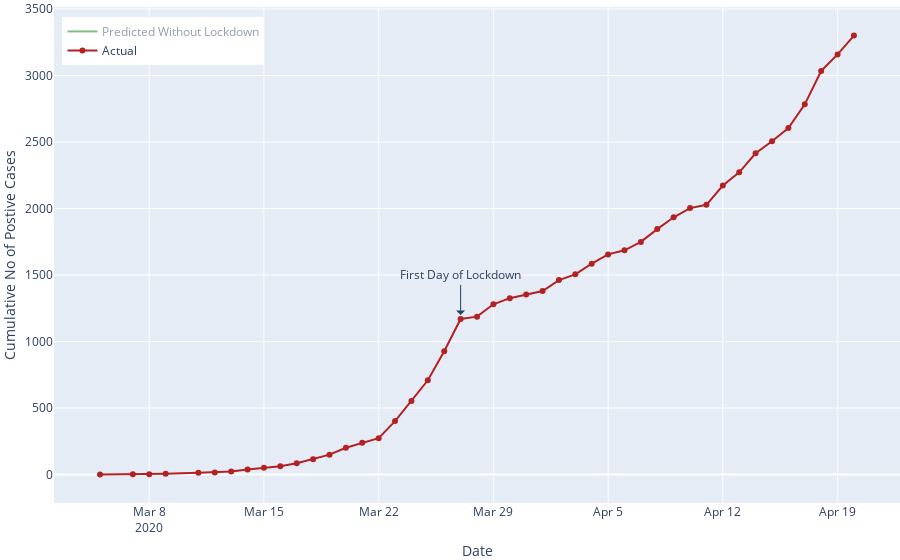

The notebook cell this image was saved under:
### Code cell
fig_daily_cum_confirm = go.Figure(layout = dict(xaxis_title="Date",
                                                yaxis_title="Cumulative No of Postive Cases",
                                                legend=dict(x=0.01, y=.98), xaxis=dict(fixedrange=True),
                                                yaxis=dict(fixedrange=True), hovermode='x'))

# Predict
fig_daily_cum_confirm.add_trace(go.Scatter(x=daily_cumulative_predict['date'], 
                                        y=daily_cumulative_predict['cumulative_cases'], hoverinfo='x+y', mode='lines', 
                                        marker=dict(color='green'), visible = 'legendonly')) # , name='Predicted'

# Actual
fig_daily_cum_confirm.add_trace(go.Scatter(x=daily_cumulative_confirmed['date'], 
                                           y=daily_cumulative_confirmed['cumulative_cases'], hoverinfo='x+y', mode='markers+lines', 
                                           marker=dict(color='firebrick'))) 

fig_daily_cum_confirm.update_layout(
    margin=empty_margin_dict,
    annotations=[
        dict(
            x=pd.to_datetime('2020-03-27', format='%Y/%m/%d'),
            y=1170,
            xref="x",
            yref="y",
            text="First Day of Lockdown",
            showarrow=True,
            arrowsize=1.5,
            arrowhead=1,
            yshift=4,
            ax=0,
            ay=-40
        )
    ],
)

fig_daily_cum_confirm.data[0].name = "Predicted Without Lockdown"
fig_daily_cum_confirm.data[1].name = "Actual"


fig_daily_cum_confirm.data[0].hovertemplate = '%{y}<extra></extra>'
fig_daily_cum_confirm.data[1].hovertemplate = '%{y}<extra></extra>'
fig_daily_cum_confirm.show(config = dict(displayModeBar=False))

### Figure 1 — Plotly figure (JSON) as saved in the notebook; plotly's stock layout.template omitted (floating-point values rounded to 4 significant figures)
{"data": [{"hoverinfo": "x+y", "hovertemplate": "%{y}<extra></extra>", "marker": {"color": "green"}, "mode": "lines", "name": "Predicted Without Lockdown", "type": "scatter", "visible": "legendonly", "x": ["2020-03-05T00:00:00", "2020-03-07T00:00:00", "2020-03-08T00:00:00", "2020-03-09T00:00:00", "2020-03-11T00:00:00", "2020-03-12T00:00:00", "2020-03-13T00:00:00", "2020-03-14T00:00:00", "2020-03-15T00:00:00", "2020-03-16T00:00:00", "2020-03-17T00:00:00", "2020-03-18T00:00:00", "2020-03-19T00:00:00", "2020-03-20T00:00:00", "2020-03-21T00:00:00", "2020-03-22T00:00:00", "2020-03-23T00:00:00", "2020-03-24T00:00:00", "2020-03-25T00:00:00", "2020-03-26T00:00:00", "2020-03-27T00:00:00", "2020-03-28T00:00:00", "2020-03-29T00:00:00", "2020-03-30T00:00:00", "2020-03-31T00:00:00", "2020-04-01T00:00:00", "2020-04-02T00:00:00", "2020-04-03T00:00:00", "2020-04-04T00:00:00", "2020-04-05T00:00:00", "2020-04-06T00:00:00", "2020-04-07T00:00:00", "2020-04-08T00:00:00", "2020-04-09T00:00:00", "2020-04-10T00:00:00", "2020-04-11T00:00:00", "2020-04-12T00:00:00", "2020-04-13T00:00:00", "2020-04-14T00:00:00", "2020-04-15T00:00:00", "2020-04-16T00:00:00", "2020-04-17T00:00:00", "2020-04-18T00:00:00", "2020-04-19T00:00:00", "2020-04-20T00:00:00"], "y": [3, 5, 7, 9, 16, 21, 27, 36, 47, 62, 81, 106, 139, 182, 239, 314, 411, 539, 707, 927, 1216, 1594, 2091, 2742, 3595, 4715, 6182, 8107, 10631, 13942, 18282, 23974, 31439, 41227, 54063, 70896, 92969, 121915, 159873, 209649, 274924, 360521, 472768, 619964, 812989]}, {"hoverinfo": "x+y", "hovertemplate": "%{y}<extra></extra>", "marker": {"color": "firebrick"}, "mode": "markers+lines", "name": "Actual", "type": "scatter", "x": ["2020-03-05T00:00:00", "2020-03-07T00:00:00", "2020-03-08T00:00:00", "2020-03-09T00:00:00", "2020-03-11T00:00:00", "2020-03-12T00:00:00", "2020-03-13T00:00:00", "2020-03-14T00:00:00", "2020-03-15T00:00:00", "2020-03-16T00:00:00", "2020-03-17T00:00:00", "2020-03-18T00:00:00", "2020-03-19T00:00:00", "2020-03-20T00:00:00", "2020-03-21T00:00:00", "2020-03-22T00:00:00", "2020-03-23T00:00:00", "2020-03-24T00:00:00", "2020-03-25T00:00:00", "2020-03-26T00:00:00", "2020-03-27T00:00:00", "2020-03-28T00:00:00", "2020-03-29T00:00:00", "2020-03-30T00:00:00", "2020-03-31T00:00:00", "2020-04-01T00:00:00", "2020-04-02T00:00:00", "2020-04-03T00:00:00", "2020-04-04T00:00:00", "2020-04-05T00:00:00", "2020-04-06T00:00:00", "2020-04-07T00:00:00", "2020-04-08T00:00:00", "2020-04-09T00:00:00", "2020-04-10T00:00:00", "2020-04-11T00:00:00", "2020-04-12T00:00:00", "2020-04-13T00:00:00", "2020-04-14T00:00:00", "2020-04-15T00:00:00", "2020-04-16T00:00:00", "2020-04-17T00:00:00", "2020-04-18T00:00:00", "2020-04-19T00:00:00", "2020-04-20T00:00:00"], "y": [1, 2, 3, 7, 13, 16, 24, 38, 51, 62, 85, 116, 150, 202, 240, 274, 402, 554, 709, 927, 1170, 1187, 1280, 1326, 1353, 1380, 1462, 1505, 1585, 1655, 1686, 1749, 1845, 1934, 2003, 2028, 2173, 2272, 2415, 2506, 2605, 2783, 3034, 3158, 3300]}], "layout": {"annotations": [{"arrowhead": 1, "arrowsize": 1.5, "ax": 0, "ay": -40, "showarrow": true, "text": "First Day of Lockdown", "x": "2020-03-27T00:00:00", "xref": "x", "y": 1170, "yref": "y", "yshift": 4}], "hovermode": "x", "legend": {"x": 0.01, "y": 0.98}, "margin": {"b": 0, "l": 0, "r": 0, "t": 0}, "xaxis": {"fixedrange": true, "title": {"text": "Date"}}, "yaxis": {"fixedrange": true, "title": {"text": "Cumulative No of Postive Cases"}}}}
